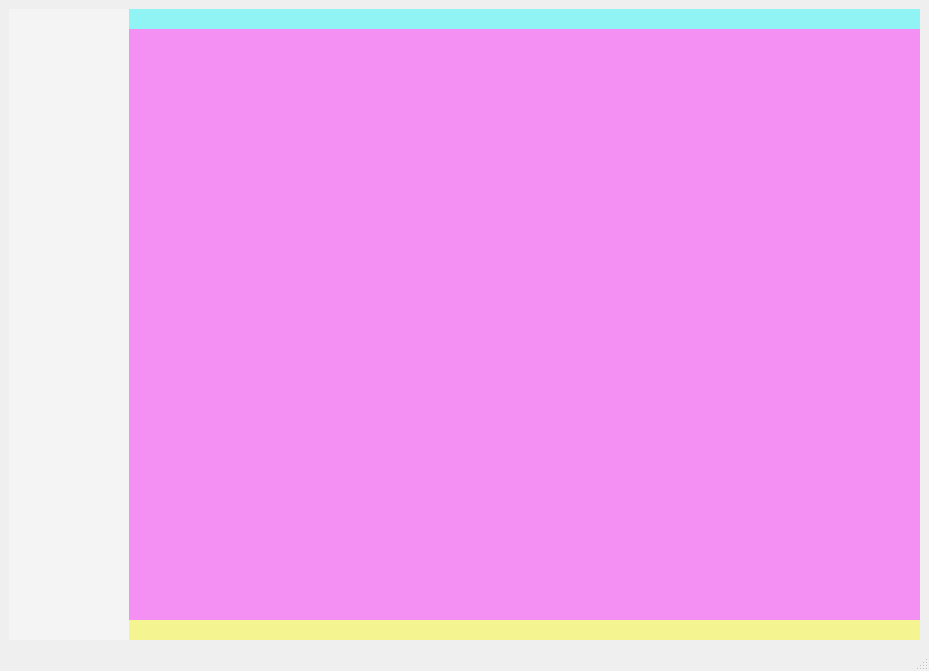
<?xml version="1.0" encoding="UTF-8"?>
<ui version="4.0">
 <class>MainWindow</class>
 <widget class="QMainWindow" name="MainWindow">
  <property name="geometry">
   <rect>
    <x>0</x>
    <y>0</y>
    <width>929</width>
    <height>671</height>
   </rect>
  </property>
  <property name="windowTitle">
   <string>MainWindow</string>
  </property>
  <widget class="QWidget" name="centralwidget">
   <layout class="QHBoxLayout" name="horizontalLayout_2">
    <item>
     <layout class="QHBoxLayout" name="horizontalLayout">
      <property name="spacing">
       <number>0</number>
      </property>
      <item>
       <widget class="QWidget" name="leftbar_widget" native="true">
        <property name="sizePolicy">
         <sizepolicy hsizetype="Expanding" vsizetype="Expanding">
          <horstretch>0</horstretch>
          <verstretch>0</verstretch>
         </sizepolicy>
        </property>
        <property name="minimumSize">
         <size>
          <width>120</width>
          <height>0</height>
         </size>
        </property>
        <property name="maximumSize">
         <size>
          <width>120</width>
          <height>16777215</height>
         </size>
        </property>
        <property name="styleSheet">
         <string notr="true">background-color:rgb(244,244,244)</string>
        </property>
       </widget>
      </item>
      <item>
       <layout class="QVBoxLayout" name="verticalLayout">
        <property name="spacing">
         <number>0</number>
        </property>
        <item>
         <widget class="QWidget" name="titlebar_widget" native="true">
          <property name="minimumSize">
           <size>
            <width>0</width>
            <height>20</height>
           </size>
          </property>
          <property name="maximumSize">
           <size>
            <width>16777215</width>
            <height>20</height>
           </size>
          </property>
          <property name="styleSheet">
           <string notr="true">background-color:rgb(144,244,244)</string>
          </property>
         </widget>
        </item>
        <item>
         <widget class="QWidget" name="content_widget" native="true">
          <property name="styleSheet">
           <string notr="true">background-color:rgb(244,144,244)</string>
          </property>
         </widget>
        </item>
        <item>
         <widget class="QWidget" name="statusbar_widget" native="true">
          <property name="minimumSize">
           <size>
            <width>0</width>
            <height>20</height>
           </size>
          </property>
          <property name="maximumSize">
           <size>
            <width>16777215</width>
            <height>20</height>
           </size>
          </property>
          <property name="styleSheet">
           <string notr="true">background-color:rgb(244,244,144)</string>
          </property>
         </widget>
        </item>
       </layout>
      </item>
     </layout>
    </item>
   </layout>
  </widget>
  <widget class="QMenuBar" name="menubar">
   <property name="geometry">
    <rect>
     <x>0</x>
     <y>0</y>
     <width>929</width>
     <height>33</height>
    </rect>
   </property>
  </widget>
  <widget class="QStatusBar" name="statusbar"/>
 </widget>
 <resources/>
 <connections/>
</ui>
